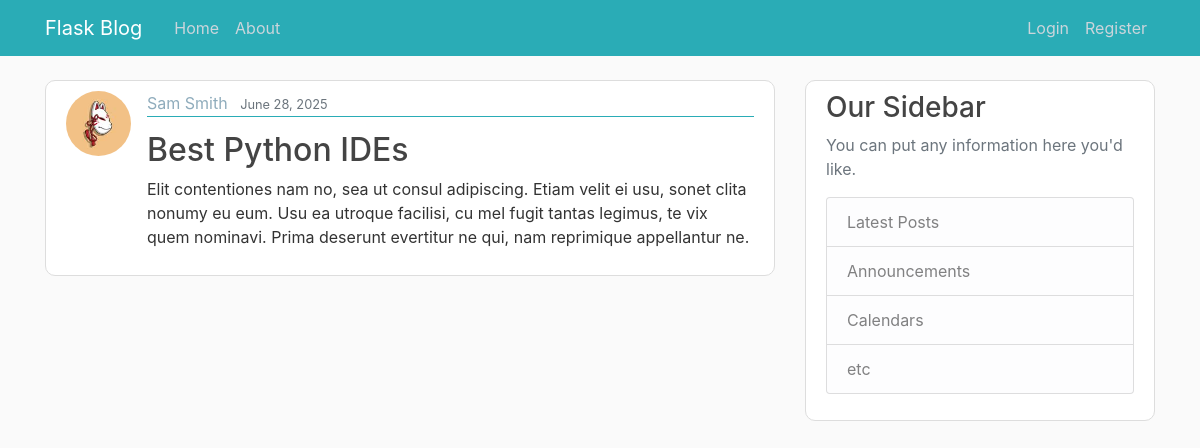
The page /post/5 on the database its author committed.
### flask_blog/models.py (models this page shows, shortened)
class User(db.Model, UserMixin):
    id = db.Column(db.Integer, primary_key=True)
    username = db.Column(db.String(20), unique=True, nullable=False)
    email = db.Column(db.String(120), unique=True, nullable=False)
    image_file = db.Column(db.String(20), nullable=False, default='default.jpg')
    password = db.Column(db.String(60), nullable=False)
    post = db.relationship('Post', backref='author', lazy=True)

class Post(db.Model):
    id = db.Column(db.Integer, primary_key=True)
    title = db.Column(db.String(100), nullable=False)
    date_posted = db.Column(db.DateTime, nullable=False, default=lambda: datetime.now(timezone.utc))
    content = db.Column(db.Text, nullable=False)
    user_id = db.Column(db.Integer, db.ForeignKey('user.id'), nullable=False)

### flask_blog/posts/routes.py (the view)
@posts.route("/post/<int:post_id>")
def post(post_id):
    post = Post.query.get_or_404(post_id)
    return render_template('post.html', title=post.title, post=post)

### flask_blog/templates/post.html (shortened to what this page needs)
{% extends "layout.html" %}
{% block content %}
  <article class="media content-section">
    <img class="rounded-circle article-img" src="{{ url_for('static', filename='profile_pics/' + post.author.image_file) }}">
    <div class="media-body">
      <div class="article-metadata">
        <a class="mr-2" href="{{ url_for('users.user_posts', username=post.author.username) }}">{{ post.author.username.title() }}</a>
        <small class="text-muted">{{ post.date_posted.strftime('%B %d, %Y') }}</small>
      </div>
      <div class="d-flex justify-content-between align-items-center">
        <div>
          <h2 class="article-title article-title-h2">{{ post.title }}</h2>
        </div>
      </div>
      <p class="article-content">{{ post.content }}</p>
    </div>
  </article>
{% endblock content %}

### flask_blog/static/main.css (style rules this page uses)
body { background: #fafafa; color: #333333; margin-top: 5rem; }
h1, h2, h3, h4, h5, h6 { color: #444444; }
.content-section { background: #ffffff; padding: 10px 20px; border: 1px solid #dddddd; border-radius: 10px; margin-bottom: 20px; }
.article-title-h2 { margin-top: 10px; }
.article-title { color: #444444; }
.mr-2 { color: #8facbc; }
.article-content { white-space: pre-line; }
.article-img { height: 65px; width: 65px; margin-right: 16px; }
.article-metadata { padding-bottom: 1px; margin-bottom: 4px; border-bottom: 1px solid #2aacb6 }

### rows shown on the page
User: image_file (picture), author.username "Sam Smith"
Post: date_posted "June 28, 2025", title "Best Python IDEs", content "Elit contentiones nam no, sea ut consul adipiscing. Etiam velit ei usu, sonet clita nonumy eu eum. Usu ea utroque facilisi, cu mel fugit tantas legimus, te vix quem nominavi. Prima deserunt evertitur ne qui, nam reprimique appellantur ne."
